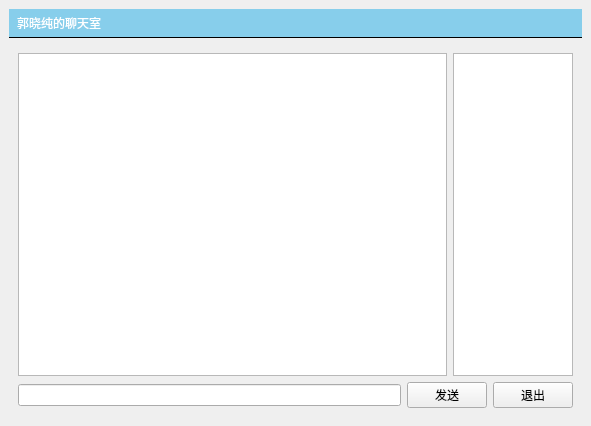
<?xml version="1.0" encoding="UTF-8"?>
<ui version="4.0">
 <class>MainWindow</class>
 <widget class="QMainWindow" name="MainWindow">
  <property name="geometry">
   <rect>
    <x>0</x>
    <y>0</y>
    <width>591</width>
    <height>426</height>
   </rect>
  </property>
  <property name="windowTitle">
   <string>聊天室客户端</string>
  </property>
  <widget class="QWidget" name="centralwidget">
   <layout class="QVBoxLayout" name="verticalLayout">
    <item>
     <widget class="QLabel" name="titleLabel">
      <property name="styleSheet">
       <string notr="true">#titleLabel{
background:white;
border:none;
border-bottom:1px solid black;
padding:5px;
font:24pt&quot;黑体&quot;;
color:rgb(255,255,255);
background-color:rgba(135,206,235,1);
}

#mainFrame{
border:none;
background:white;
}
#loginFrame{
background: qlineargradient(x1:0,y1:0,x2:0,y2:1,stop:0 #ddf,stop:1 #aaf);
border: 1px solid gray;
padding: 10px;
border-radius: 25px;
}</string>
      </property>
      <property name="text">
       <string>郭晓纯的聊天室</string>
      </property>
     </widget>
    </item>
    <item>
     <widget class="QStackedWidget" name="stackedWidget">
      <property name="currentIndex">
       <number>0</number>
      </property>
      <widget class="QWidget" name="chatPage">
       <layout class="QVBoxLayout" name="verticalLayout_3">
        <item>
         <layout class="QHBoxLayout" name="horizontalLayout">
          <item>
           <widget class="QTextEdit" name="roomTextEdit"/>
          </item>
          <item>
           <widget class="QListWidget" name="userListWidget">
            <property name="maximumSize">
             <size>
              <width>120</width>
              <height>16777215</height>
             </size>
            </property>
           </widget>
          </item>
         </layout>
        </item>
        <item>
         <layout class="QHBoxLayout" name="horizontalLayout_2">
          <item>
           <widget class="QLineEdit" name="sayLineEdit"/>
          </item>
          <item>
           <widget class="QPushButton" name="sayButton">
            <property name="text">
             <string>发送</string>
            </property>
           </widget>
          </item>
          <item>
           <widget class="QPushButton" name="logoutButton">
            <property name="text">
             <string>退出</string>
            </property>
           </widget>
          </item>
         </layout>
        </item>
       </layout>
      </widget>
      <widget class="QWidget" name="loginPage">
       <layout class="QGridLayout" name="gridLayout_3">
        <item row="0" column="1">
         <spacer name="verticalSpacer_3">
          <property name="orientation">
           <enum>Qt::Orientation::Vertical</enum>
          </property>
          <property name="sizeHint" stdset="0">
           <size>
            <width>20</width>
            <height>71</height>
           </size>
          </property>
         </spacer>
        </item>
        <item row="1" column="0">
         <spacer name="horizontalSpacer">
          <property name="orientation">
           <enum>Qt::Orientation::Horizontal</enum>
          </property>
          <property name="sizeHint" stdset="0">
           <size>
            <width>109</width>
            <height>20</height>
           </size>
          </property>
         </spacer>
        </item>
        <item row="1" column="1">
         <widget class="QFrame" name="loginFrame">
          <property name="styleSheet">
           <string notr="true">#loginFrame{
background: qlineargradient(x1:0,y1:0,x2:0,y2:1,stop:0 #e6f7ff,stop:1 #b3e5fc);
border: 1px solid gray;
padding: 10px;
border-radius: 25px;
}</string>
          </property>
          <property name="frameShape">
           <enum>QFrame::Shape::StyledPanel</enum>
          </property>
          <property name="frameShadow">
           <enum>QFrame::Shadow::Raised</enum>
          </property>
          <layout class="QVBoxLayout" name="verticalLayout_2">
           <item>
            <layout class="QGridLayout" name="gridLayout">
             <item row="0" column="0">
              <widget class="QLabel" name="label_2">
               <property name="text">
                <string>服务器地址：</string>
               </property>
              </widget>
             </item>
             <item row="1" column="0">
              <widget class="QLabel" name="label_3">
               <property name="text">
                <string>昵称：</string>
               </property>
              </widget>
             </item>
             <item row="1" column="1">
              <widget class="QLineEdit" name="usernameEdit">
               <property name="text">
                <string>guo</string>
               </property>
              </widget>
             </item>
             <item row="0" column="1">
              <widget class="QLineEdit" name="serverEdit">
               <property name="text">
                <string>127.0.0.1</string>
               </property>
              </widget>
             </item>
            </layout>
           </item>
           <item>
            <spacer name="verticalSpacer">
             <property name="orientation">
              <enum>Qt::Orientation::Vertical</enum>
             </property>
             <property name="sizeType">
              <enum>QSizePolicy::Policy::Fixed</enum>
             </property>
             <property name="sizeHint" stdset="0">
              <size>
               <width>20</width>
               <height>15</height>
              </size>
             </property>
            </spacer>
           </item>
           <item>
            <widget class="QPushButton" name="loginButton">
             <property name="text">
              <string>登录聊天室</string>
             </property>
            </widget>
           </item>
          </layout>
         </widget>
        </item>
        <item row="1" column="2">
         <spacer name="horizontalSpacer_2">
          <property name="orientation">
           <enum>Qt::Orientation::Horizontal</enum>
          </property>
          <property name="sizeHint" stdset="0">
           <size>
            <width>108</width>
            <height>20</height>
           </size>
          </property>
         </spacer>
        </item>
        <item row="2" column="1">
         <spacer name="verticalSpacer_4">
          <property name="orientation">
           <enum>Qt::Orientation::Vertical</enum>
          </property>
          <property name="sizeHint" stdset="0">
           <size>
            <width>20</width>
            <height>70</height>
           </size>
          </property>
         </spacer>
        </item>
       </layout>
      </widget>
     </widget>
    </item>
   </layout>
  </widget>
 </widget>
 <tabstops>
  <tabstop>serverEdit</tabstop>
  <tabstop>usernameEdit</tabstop>
  <tabstop>loginButton</tabstop>
  <tabstop>roomTextEdit</tabstop>
  <tabstop>sayLineEdit</tabstop>
  <tabstop>sayButton</tabstop>
  <tabstop>userListWidget</tabstop>
  <tabstop>logoutButton</tabstop>
 </tabstops>
 <resources/>
 <connections/>
</ui>
